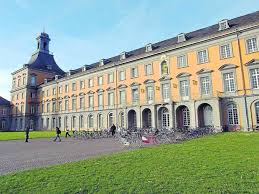
#> input picture sheet4/sheet4/img/building.jpeg, 259 x 194 px, found by its file name
$ python feature_detection.py   (older library calls are emulated)
#> lines starting #> are read from the running program, lines starting #| are printed output that depends on the picture; after the words box and inside, x2 and y2 are one past the last pixel; in counts of white or black regions, pixels touching at a corner belong together
### sheet4/sheet4/utils.py

import cv2
import matplotlib.pyplot as plt
import numpy as np

def showImage(img, show_window_now = True):
    img, color_img = convertColorImagesBGR2RGB(img)
    plt_img = plt.imshow(img, interpolation='antialiased', cmap=None if color_img else 'gray')
    plt.axis('off')
    plt.tight_layout()
    if show_window_now:
        plt.show()
    return plt_img

def showImages(imgs, num_cols = None, show_window_now = True, transpose = False, spacing = (.05,)*2, padding = (.01,)*4):
    '''
    imgs:
        [image|('caption', image)|None, ...]
        list of images
    num_cols:
        int | None
    transpose:
        True | False
        flip rows and columns
    show_window_now:
        True | False
    spacing:
        (int, int)
        horizontal and vertical spacing between images
    padding:
        (int, int, int, int)
        left, bottom, right, top paddding
    '''
    plt_imgs = []
    i = 0
    for img in imgs:
        i = i + 1
        if (img is not None):
            if num_cols is None:
                if transpose:
                    plt.subplot(len(imgs), 1, i)
                else:
                    plt.subplot(1, len(imgs), i)
            else:
                num_rows = (len(imgs) - 1) // num_cols + 1
                row = (i - 1) // num_cols
                col = (i - 1) % num_cols
                if transpose:
                    plt.subplot2grid((num_cols, num_rows), (col, row))
                else:
                    plt.subplot2grid((num_rows, num_cols), (row, col))
            if type(img) is tuple:
                plt.gca().set_title(img[0])
                plt_imgs.append(showImage(img[1], False))
            else:
                plt_imgs.append(showImage(img, False))
    plt.subplots_adjust(left=padding[0], bottom=padding[1], right=1 - padding[2], top=1 - padding[3], wspace=spacing[0], hspace=spacing[1])
    plt.tight_layout()
    if show_window_now:
        plt.show()
    return plt_imgs

def convertColorImagesBGR2RGB(img):
    is_color_img = len(img.shape) == 3 and img.shape[2] == 3
    if is_color_img:
        img_rgb = cv2.cvtColor(img, cv2.COLOR_BGR2RGB)
        return img_rgb, True
    return img, False

def from0_1to0_255asUint8(float_img):
    img = float_img * 255
    return asUint8(img)

# [4 lines left out: function clip0_255asUint8, not called in this run]

def asUint8(float_img):
    return float_img.astype(np.uint8)

def PLACEHOLDER(img):
    return np.zeros(img.shape, np.uint8)

REPLACE_THIS = 1

def REPLACE_THIS_MODEL(input):
    return 1

### sheet4/sheet4/feature_detection.py
#!/usr/bin/env python3
# -*- coding: utf-8 -*-


import numpy as np
import cv2
import matplotlib.pyplot as plt
from scipy import signal as sig

from utils import *


# Task 1
#
# Implement the Harris-Stephens Corner Detection for `imgGray1` without using an existing all-in-one function,
# e.g. do not use functions like `cv2.cornerHarris(..)`.

img1 = cv2.imread('C:/Vicky/Tu Braunschweig/Semester 2/Computer vision/Exercise/Team13/sheet4/sheet4/img/building.jpeg')
#> img1 is the input picture: shape (194, 259, 3); mean B, G, R 146, 164.5, 147.8
img1Gray = cv2.cvtColor(img1, cv2.COLOR_BGR2GRAY)
showImage(img1Gray)
#> in showImage, `img, color_img = convertColorImagesBGR2RGB(img)`: color_img = False


# First, you need to create the Harris matrix.

# TODO: Use the Sobel filter (with `ksize`) to get x and y derivatives of `img1Gray`.
""" ksize = 5

def gradient_x(image):
    sobel_x = np.array([[-1, 0, 1], [-2, 0, 2], [-1, 0, 1]])
    G_x = sig.convolve2d(image, sobel_x, mode='same')
    return G_x
def gradient_y(image):
    sobel_y = np.array([[1, 2, 1], [0, 0, 0], [-1, -2, -1]])
    G_y= sig.convolve2d(image, sobel_y, mode='same')
    return G_y

gradientX = gradient_x(img1Gray) # Sobel gradients in x (Gx)
gradientY = gradient_y(img1Gray) # Sobel gradients in y (Gy) """


ksize = 5
gradientX = cv2.Sobel(img1Gray, cv2.CV_64F, 1, 0, ksize=ksize)
gradientY = cv2.Sobel(img1Gray, cv2.CV_64F, 0, 1, ksize=ksize)


# TODO: Create a simple box filter smoothing kernel (use `ksize` again).
#
def box_filter(ksize):
    kernal = np.ones((ksize, ksize)) / (ksize * ksize)
    return kernal

smoothingKernel = box_filter(ksize)

#

# TODO: Compute and fill in the values of the Harris matrix from the Sobel gradients.
harrisMatrix = []
harrisMatrix = np.ones((2, 2) + img1Gray.shape)

#  Hint: Each of the following 4 entries contains a full gradient image
harrisMatrix[0, 0] = gradientX * gradientX # Gx^2
harrisMatrix[0, 1] = gradientX * gradientY # Gx*Gy
harrisMatrix[1, 0] = gradientX * gradientY # Gx*Gy
harrisMatrix[1, 1] = gradientY * gradientY # Gy^2
#
#print(harrisMatrix)
#

# TODO: Use the created smoothing kernel to filter the 4 Harris matrix values assigned above.
#  Tipp: You can use `cv2.filter2D(..)` to apply a kernel to a whole image.
#

for i in range(2):
    for j in range(2):
        harrisMatrix[i, j] = cv2.filter2D(harrisMatrix[i, j], -1, smoothingKernel)


# TODO: Calculate the Harris-Stephens score (R) for each pixel.
#  Tipp: Make sure you find and use functions for the intermediate steps that are available in OpenCV.
harris_k = .05 # Empirical k value
R = np.ones(img1Gray.shape)
for x in range(R.shape[0]):
    for y in range(R.shape[1]):
        H = harrisMatrix[:, :, x, y] # Get H for the current pixel
        det = np.linalg.det(H)
        trace = np.trace(H)
        R[x, y] = det - harris_k * (trace ** 2) # det(H) - harris_k * trace(H)^2
        #
harris_r_norm = cv2.normalize(R, None, 0, 1, norm_type=cv2.NORM_MINMAX) # Normalize to 0-1 for display and thresholding


# TODO: Select pixels with a relevant Harris-Stephens score and highlight these in `imgMarkers` using `cv2.drawMarker(..)`
harris_tau = .5 # Harris-Stephens score threshold
imgMarkers = img1.copy()

# Select pixels with a relevant Harris-Stephens score above the threshold
# Highlight the recognized corner positions in imgMarkers
relevant_pixel = np.argwhere(harris_r_norm > harris_tau)

# Highlight the recognized corner positions in imgMarkers
for position in relevant_pixel:
    x, y = position[0], position[1]
    cv2.drawMarker(imgMarkers, (y, x), (0, 0, 255), markerType=cv2.MARKER_CROSS, markerSize=5, thickness=2)
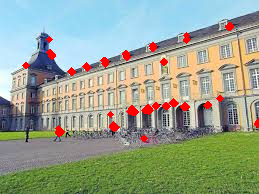
#> imgMarkers: shape (194, 259, 3); 2.42% of pixels changed, all inside (x1, y1, x2, y2) = (22, 22, 259, 142)

plt.figure(figsize=(10, 3))
showImages([("Input", img1), ("Harris-Stephens score (R)", harris_r_norm), ("Corners", imgMarkers)])
#> the loop in showImages, `for img in imgs:` made 3 passes
#> after the loop in showImages, `for img in imgs:`: i = 3; plt_imgs = 3 items


#
# Task 2
#
# Use the SIFT Feature detector to find matching features in two images, in order to create a combined panorama image.

img2 = cv2.imread('C:/Vicky/Tu Braunschweig/Semester 2/Computer vision/Exercise/Team13/sheet4/sheet4/img/mountain1.png')
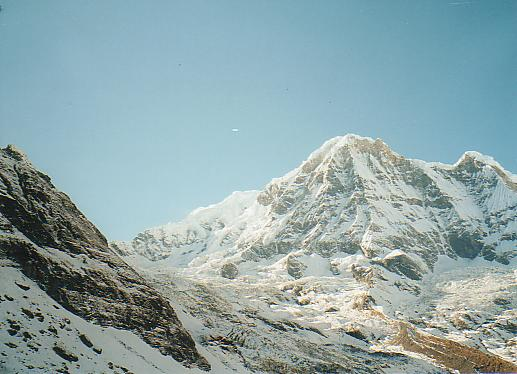
#> input picture sheet4/sheet4/img/mountain1.png, 517 x 374 px, found by its file name
#> img2 is the input picture: shape (374, 517, 3); mean B, G, R 169.1, 166.7, 143.4
img3 = cv2.imread('C:/Vicky/Tu Braunschweig/Semester 2/Computer vision/Exercise/Team13/sheet4/sheet4/img/mountain2.png')
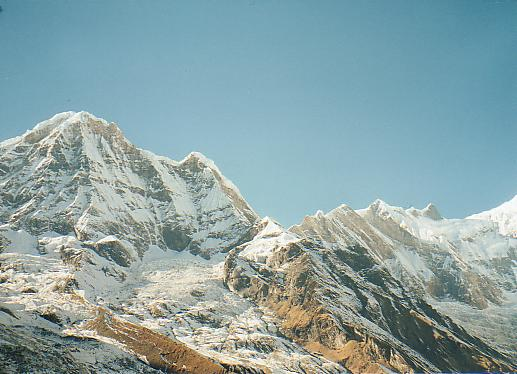
#> input picture sheet4/sheet4/img/mountain2.png, 517 x 374 px, found by its file name
#> img3 is the input picture: shape (374, 517, 3); mean B, G, R 165, 163.3, 138.9

# convert to greyscale
gray2 = cv2.cvtColor(img2, cv2.COLOR_BGR2GRAY)
gray3 = cv2.cvtColor(img3, cv2.COLOR_BGR2GRAY)
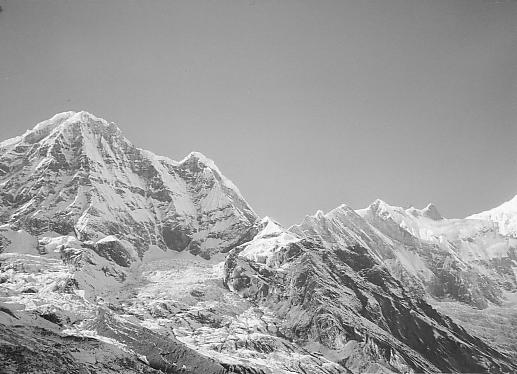
#> gray3: shape (374, 517); min 2, max 255, mean 156.2

# TODO: Extract SIFT keypoints (`kp1`, `kp1`) and feature descriptors (`fd1`, `fd2`) for both images (`img2`, `img3`).
#  (https://docs.opencv.org/master/da/df5/tutorial_py_sift_intro.html)

# create SIFT feature extractor
sift = cv2.SIFT_create()

kp1, fd1 = sift.detectAndCompute(img2, None)
#> kp1 = 1032 keypoints; strongest (x, y, size): (68, 322, 2.1), (11, 299, 2.4), (367, 341, 2), (223, 347, 2)
kp2, fd2 = sift.detectAndCompute(img3, None)
#> kp2 = 1079 keypoints; strongest (x, y, size): (258, 329, 2), (234, 366, 2), (412, 311, 2.1), (30, 291, 3.9)


# TODO: For all features of `img2`, find the two closest matches from the features of `img3` using euclidean distances.
#  Tip: Have a look at `knnMatch(..)` from `cv2.BFMatcher`.
# Create a BFMatcher object
bf = cv2.BFMatcher()

# Find two closest matches for each feature of img2 from img3 using Euclidean distances
matches = bf.knnMatch(fd1, fd2, k=2)
#> matches = 1032 matches
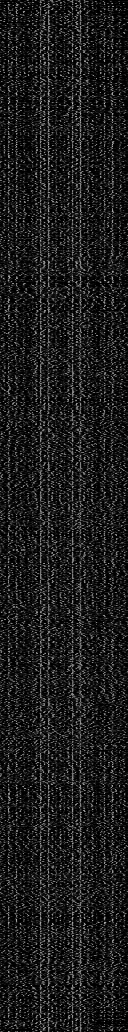
#> fd1: shape (1032, 128) float32; min 0, max 202, mean 28.2
# The value of k specifies the number of nearest neighbors to return.
# In this case, we set it to 2 to find the two closest matches for each feature.


# TODO: Use the ratio test (best vs. second-best match) to keep only the `good_matches`.
best_to_secondBest_ratio = .6
good_matches = []
for m, n in matches:
    if m.distance < best_to_secondBest_ratio * n.distance:
        good_matches.append(m)
#> after the loop, good_matches = 216 matches


# TODO: Create an image showing the matches between `img2` and `img3`.
imgMatches = cv2.drawMatches(img2, kp1, img3, kp2, good_matches, None, flags=cv2.DrawMatchesFlags_NOT_DRAW_SINGLE_POINTS)


# TODO: Change this, once you have completed task 2 to test your feature matches.
task2_complete = True
#
# ???
#

if not task2_complete:
    showImages([("img2", img2), ("img3", img3)])
else:
    # Now let's try to stich these two images together to see how well the featues actually are.
    src_pts = np.float32([kp1[m.queryIdx].pt for m in good_matches]).reshape(-1,1,2)
#> src_pts = 216 rows, first 8: [292.1, 192.3], [296.2, 169.8], [298.8, 180.3], [301.4, 191.6], [301.4, 191.6], [302, 223], [304.2, 162.3], [304.6, 232.7]
    dst_pts = np.float32([kp2[m.trainIdx].pt for m in good_matches]).reshape(-1,1,2)
#> dst_pts = 216 rows, first 8: [8.99, 160.3], [17.84, 138.2], [18.98, 149.2], [19.99, 161.5], [19.99, 161.5], [14.44, 195.6], [28.25, 131.8], [15.39, 206.6]
    H, _ = cv2.findHomography(dst_pts, src_pts, cv2.RANSAC,5.0)
#> H = [[0.587, 0.132, 258.7], [-0.284, 0.861, 51.91], [-0.000739, -0.000104, 1]]
    # Apply transformation to transform `img3` onto `img2`.
    h, w, _ = img2.shape
#> h = 374; w = 517
    img23 = cv2.warpPerspective(img3, H, (w * 2, h))
    # Fill in pixels from `img2` around transformed `img3`.
    stitchempty = np.where(img23[:, :w, :] == [0,0,0])
    img23[stitchempty] = img2[stitchempty]
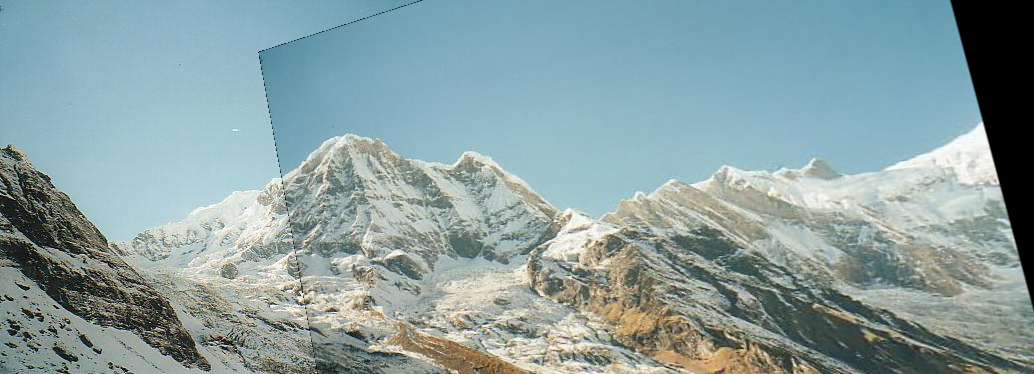
#> img23: shape (374, 1034, 3); mean B, G, R 160.8, 159.7, 138

    plt.figure(figsize=(10, 5))
    showImages([("img2", img2), ("img3", img3), ("Matches", imgMatches), ("Both images stiched together", img23)], 2)
#> call 2 of showImages, with num_cols = 2, show_window_now = True, transpose = False, spacing = (0.05, 0.05), padding = (0.01, 0.01, 0.01, 0.01)
#> after the loop in showImages (call 2), `for img in imgs:`: i = 4; plt_imgs = 4 items
#> in showImages (call 2), `plt.show()`:
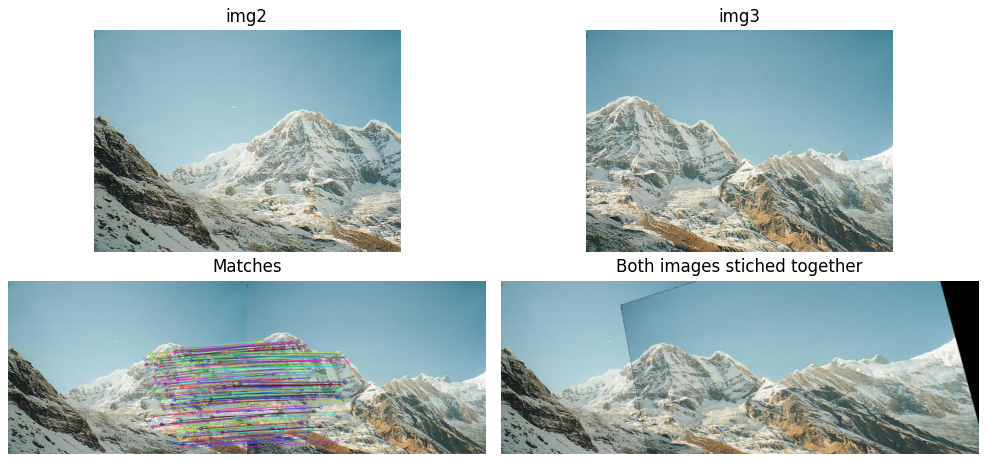
#> figure drawn by matplotlib, 4 panels
